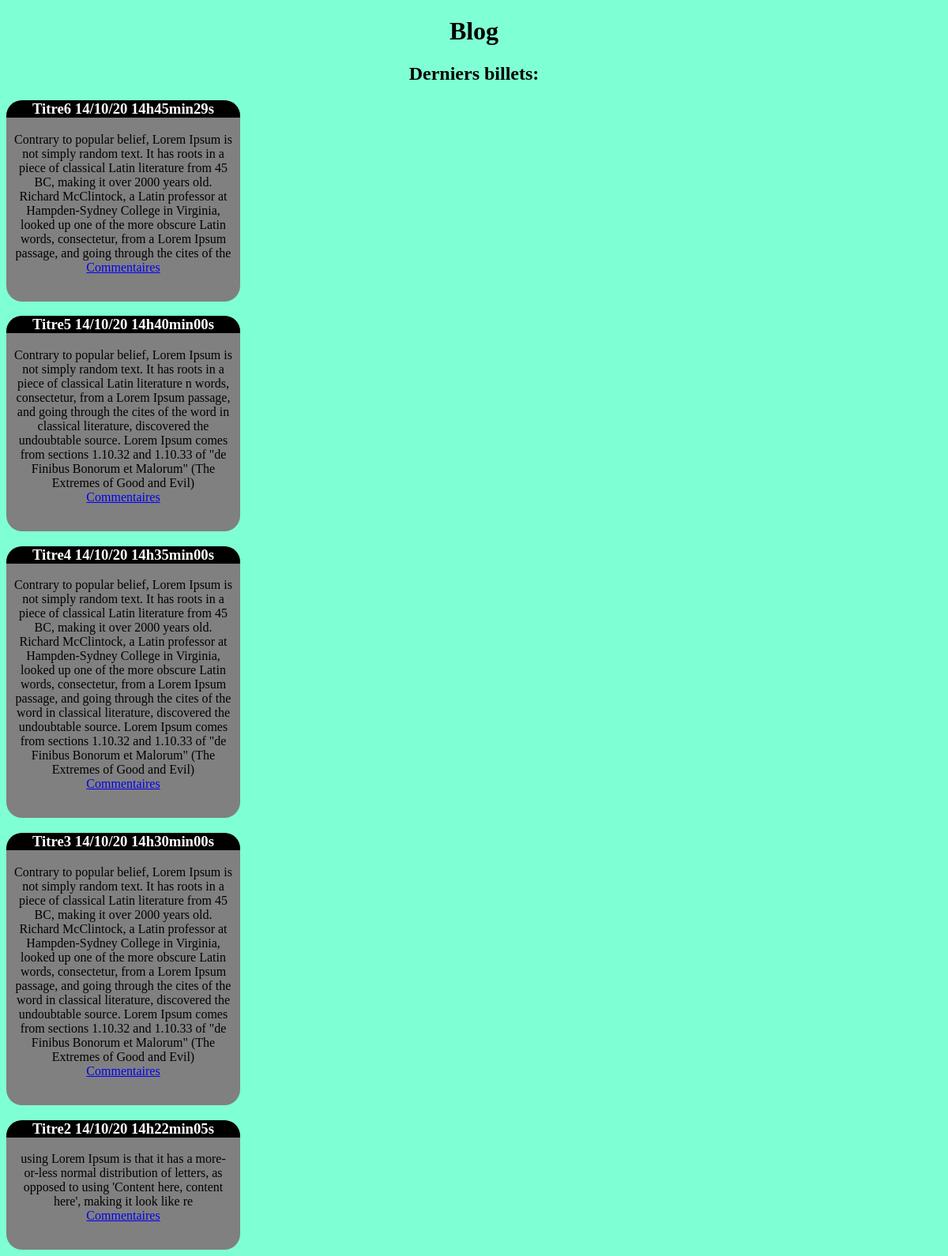
Page /TP_Blog/index.php on the committed database.
### tables this page shows
CREATE TABLE IF NOT EXISTS `billets` (
  `id` int(11) NOT NULL AUTO_INCREMENT,
  `titre` varchar(255) NOT NULL,
  `contenu` text NOT NULL,
  `date_creation` datetime NOT NULL,
  PRIMARY KEY (`id`)
);

### TP_Blog/index.php (the view, shortened to what this page needs)
<!DOCTYPE html>
<html lang="fr">
<head>
    <link rel="stylesheet" href="blog.css">
</head>
<body>
    <h1>Blog</h1>
    <h2>Derniers billets:</h2>
    <section>
    <?php
        $bdd = new PDO('mysql:host=localhost:3306;dbname=tp2;charset=utf8','root','',array(PDO::ATTR_ERRMODE => PDO::ERRMODE_EXCEPTION));
        $reponse = $bdd->query('SELECT titre, contenu, DATE_FORMAT(date_creation, "%d/%m/%y %Hh%imin%ss") FROM billets ORDER BY date_creation DESC LIMIT 0, 5');
        while($données = $reponse->fetch()){
            echo "<div>";
            echo "<h3>".$données['titre']. " " .$données['DATE_FORMAT(date_creation, "%d/%m/%y %Hh%imin%ss")']."</h3>";
            echo "<p>".$données['contenu']."<br/><a href='commentaire.php'>Commentaires</a></p><br/>";
            echo "</div>";
        }
    ?>
    </section>
</body>
</html>

### TP_Blog/blog.css (style rules this page uses)
body { background-color: aquamarine; text-align: center; }
section { width: 50%; text-align: center; }
div { background-color: gray; width: 50%; border-radius: 20px 20px 20px 20px; }
h3 { text-align: center; color: white; background-color: black; border-radius: 20px 20px 0 0; }
p { padding-left: 10px; padding-right: 10px; }

### rows in the picture
billets: titre "Titre6", DATE_FORMAT "14/10/20 14h45min29s", contenu "Contrary to popular belief, Lorem Ipsum is not simply random text. It has roots in a piece of classical Latin literature from 45 BC, making it over 2000 years old. Richard McClintock, a Latin professor at Hampden-Sydney College in Virginia, looked up one of the more obscure Latin words, consectetur, from a Lorem Ipsum passage, and going through the cites of the"
billets: titre "Titre5", DATE_FORMAT "14/10/20 14h40min00s", contenu "Contrary to popular belief, Lorem Ipsum is not simply random text. It has roots in a piece of classical Latin literature n words, consectetur, from a Lorem Ipsum passage, and going through the cites of the word in classical literature, discovered the undoubtable source. Lorem Ipsum comes from sections 1.10.32 and 1.10.33 of \"de Finibus Bonorum et Malorum\" (The Extremes of Good and Evil)"
billets: titre "Titre4", DATE_FORMAT "14/10/20 14h35min00s", contenu "Contrary to popular belief, Lorem Ipsum is not simply random text. It has roots in a piece of classical Latin literature from 45 BC, making it over 2000 years old. Richard McClintock, a Latin professor at Hampden-Sydney College in Virginia, looked up one of the more obscure Latin words, consectetur, from a Lorem Ipsum passage, and going through the cites of the word in classical literature, discovered the undoubtable source. Lorem Ipsum comes from sections 1.10.32 and 1.10.33 of \"de Finibus Bonorum et Malorum\" (The Extremes of Good and Evil)"
billets: titre "Titre3", DATE_FORMAT "14/10/20 14h30min00s", contenu "Contrary to popular belief, Lorem Ipsum is not simply random text. It has roots in a piece of classical Latin literature from 45 BC, making it over 2000 years old. Richard McClintock, a Latin professor at Hampden-Sydney College in Virginia, looked up one of the more obscure Latin words, consectetur, from a Lorem Ipsum passage, and going through the cites of the word in classical literature, discovered the undoubtable source. Lorem Ipsum comes from sections 1.10.32 and 1.10.33 of \"de Finibus Bonorum et Malorum\" (The Extremes of Good and Evil)"
billets: titre "Titre2", DATE_FORMAT "14/10/20 14h22min05s", contenu "using Lorem Ipsum is that it has a more-or-less normal distribution of letters, as opposed to using 'Content here, content here', making it look like re"
